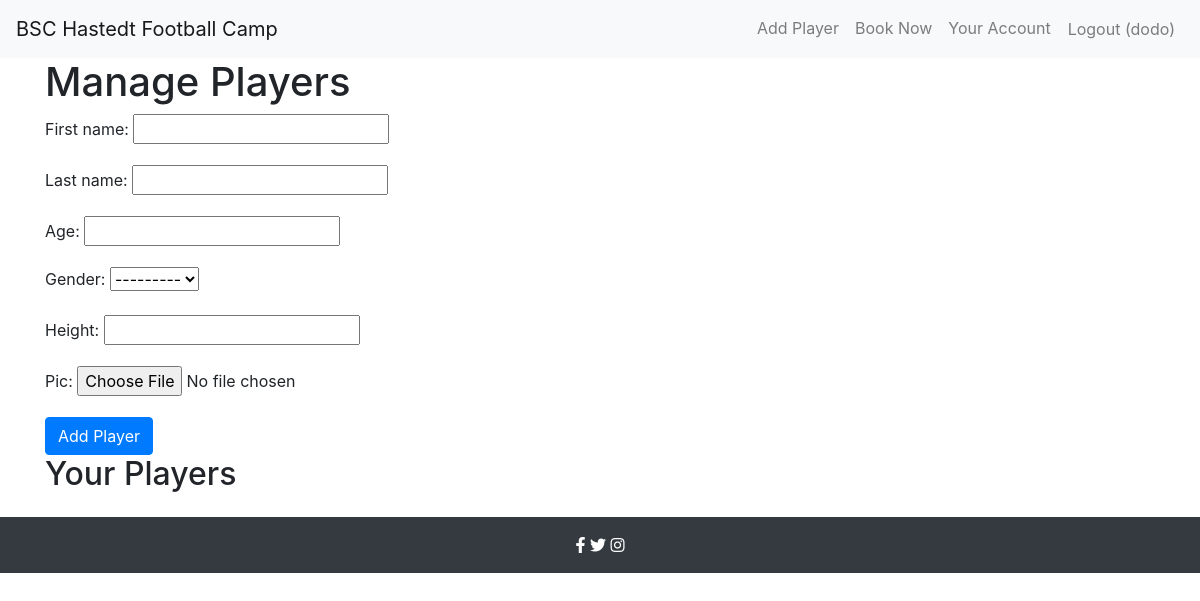
The app's page /manage_players/ (signed in), older data.
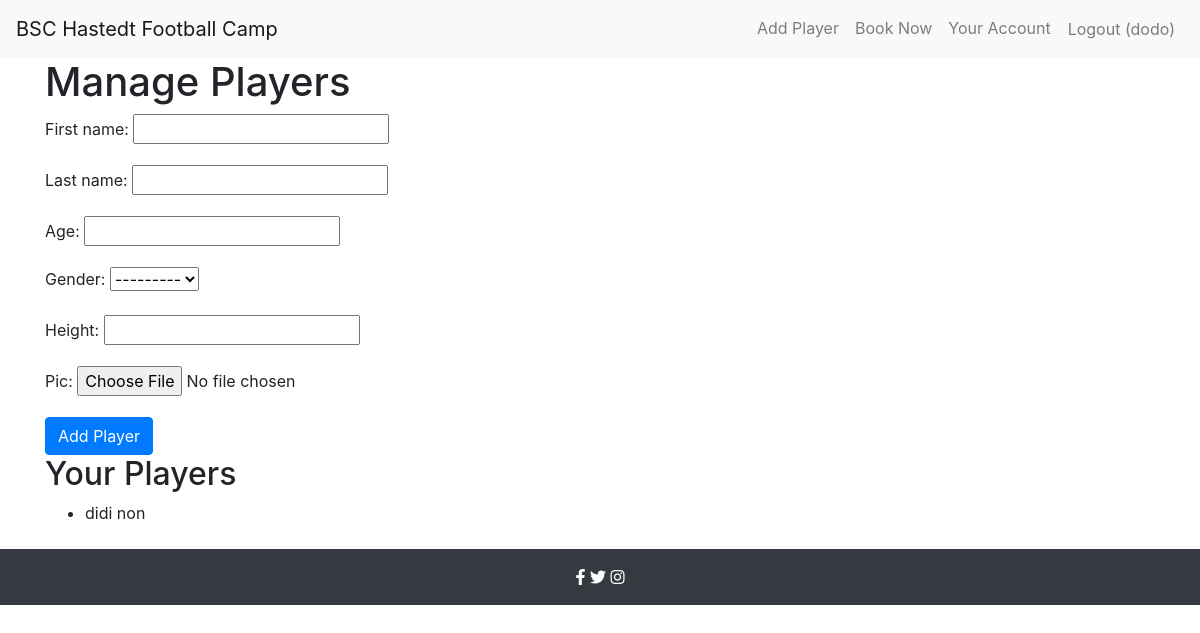
The same page, newer data.
### football_camp/models.py (models this page shows, shortened)
class Player(models.Model):
    user = models.ForeignKey(User, on_delete=models.CASCADE, related_name='players')
    first_name = models.CharField(max_length=30)
    last_name = models.CharField(max_length=30)
    age = models.IntegerField()
    gender = models.CharField(max_length=10, choices=[('girl', 'Girl'), ('boy', 'Boy')])
    height = models.FloatField()
    pic = models.ImageField(upload_to='players/', blank=True, null=True)
    class Meta:
        verbose_name = "Player"
        verbose_name_plural = "Players"

### football_camp/views.py (the view)
# urls.py: path('manage_players/', views.manage_players, name='manage_players'),
@login_required
def manage_players(request):
    if request.method == 'POST':
        form = PlayerForm(request.POST, request.FILES)
        if form.is_valid():
            player = form.save(commit=False)
            player.user = request.user
            player.save()
            messages.success(request, "Your player was successfully added.")
            return render(request, 'football_camp/manage_players.html', {
                'form': PlayerForm(),
                'players': Player.objects.filter(user=request.user),
                'success': True
            })
    else:
        form = PlayerForm()
    players = Player.objects.filter(user=request.user)
    return render(request, 'football_camp/manage_players.html', {'players': players, 'form': form})

### football_camp/forms.py (shortened to what this page needs)
class PlayerForm(forms.ModelForm):
    class Meta:
        model = Player
        fields = ['first_name', 'last_name', 'age', 'gender', 'height', 'pic']

### football_camp/templates/football_camp/manage_players.html (shortened to what this page needs)
{% extends 'football_camp/base.html' %}
{% block content %}
<div class="container">
    <h1>Manage Players</h1>
    <form method="post" enctype="multipart/form-data">
        {{ form.as_p }}
        <button type="submit" class="btn btn-primary">Add Player</button>
    </form>
    <h2>Your Players</h2>
    <ul>
        {% for player in players %}
        <li>{{ player.first_name }} {{ player.last_name }}</li>
        {% endfor %}
    </ul>
</div>
{% endblock %}

Row changes from the older to the newer data that the page shows:
added Player: first_name "didi", last_name "non"
